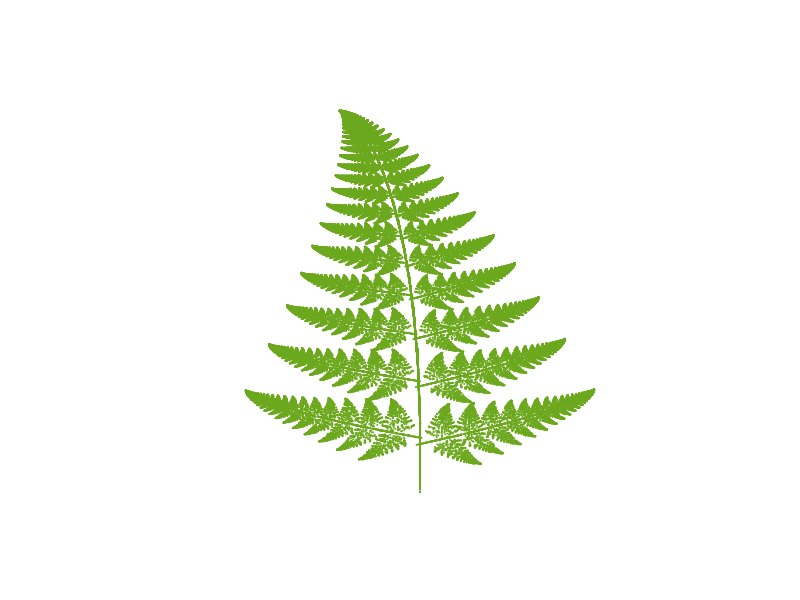
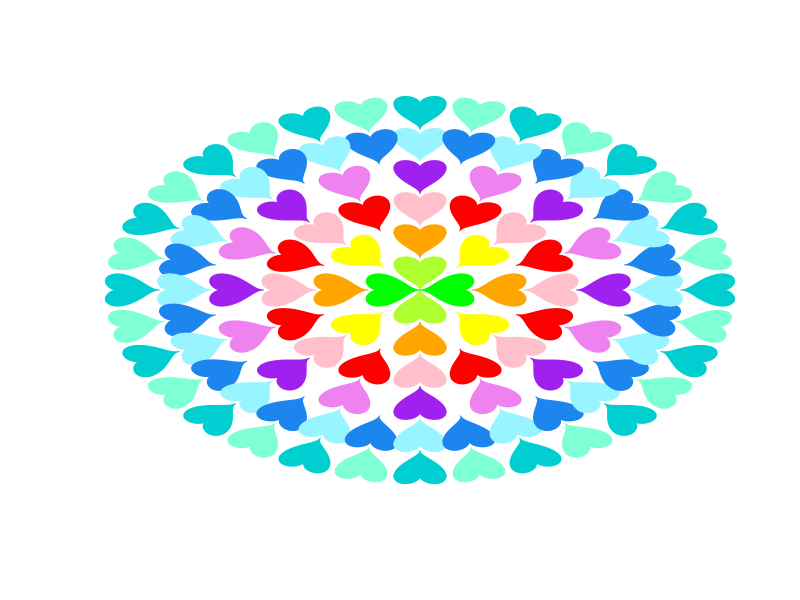
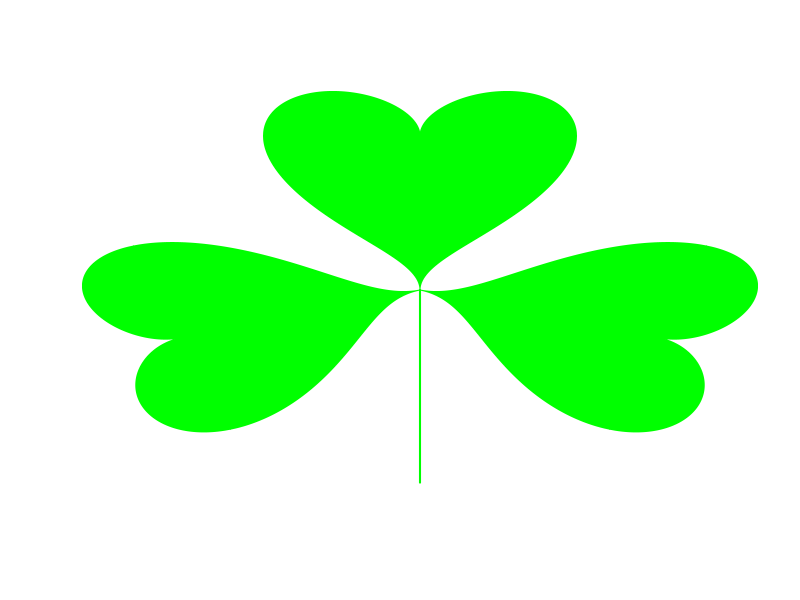
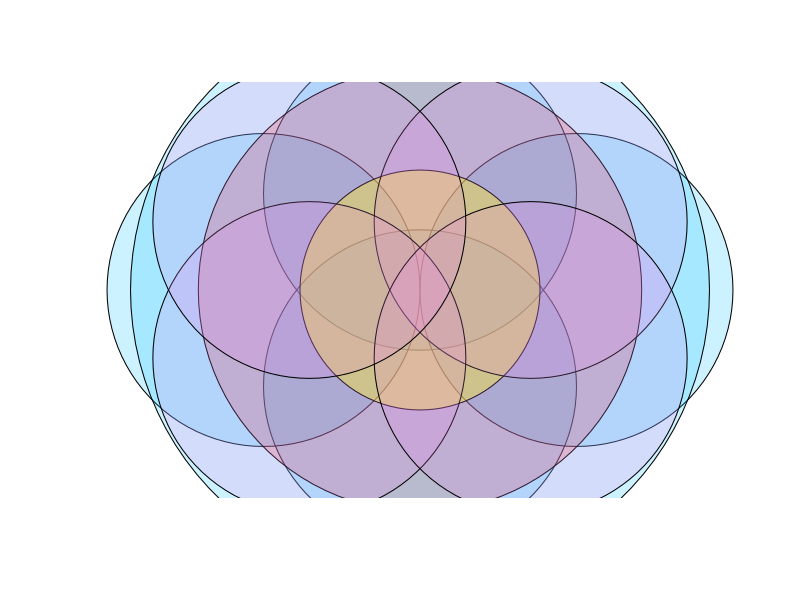
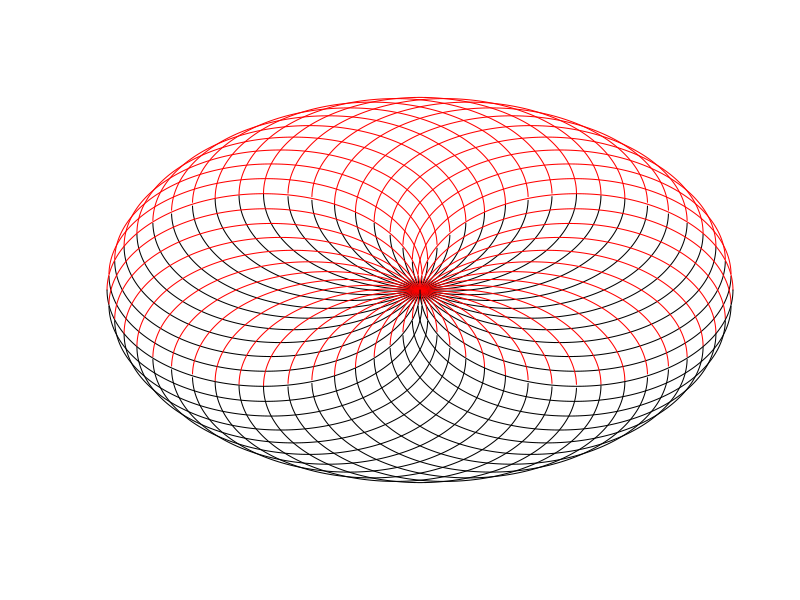
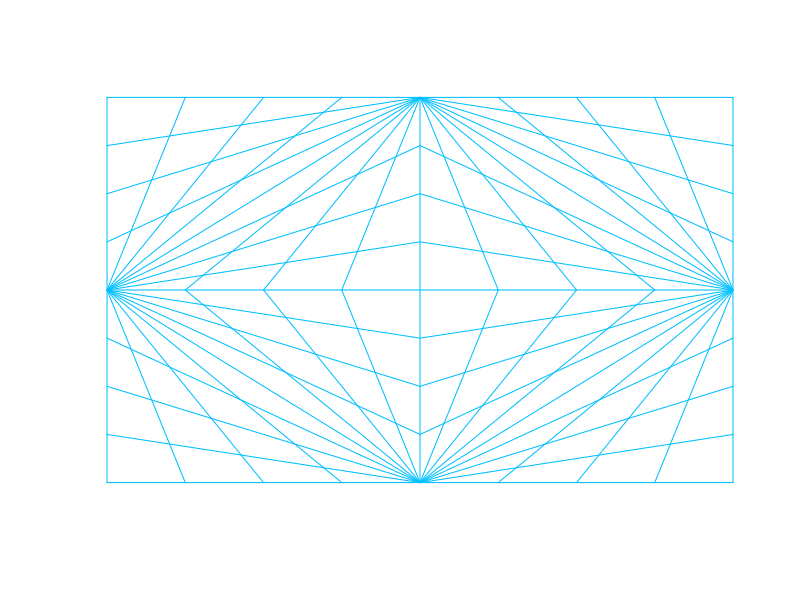
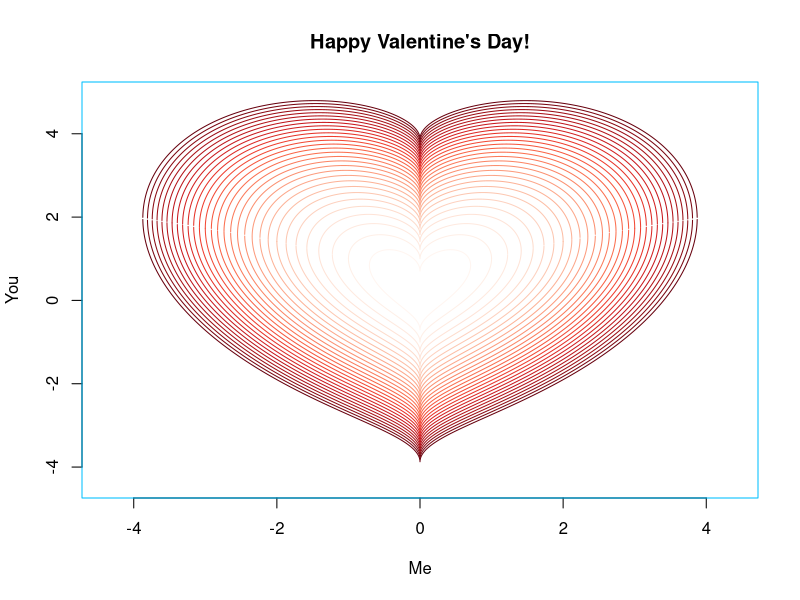
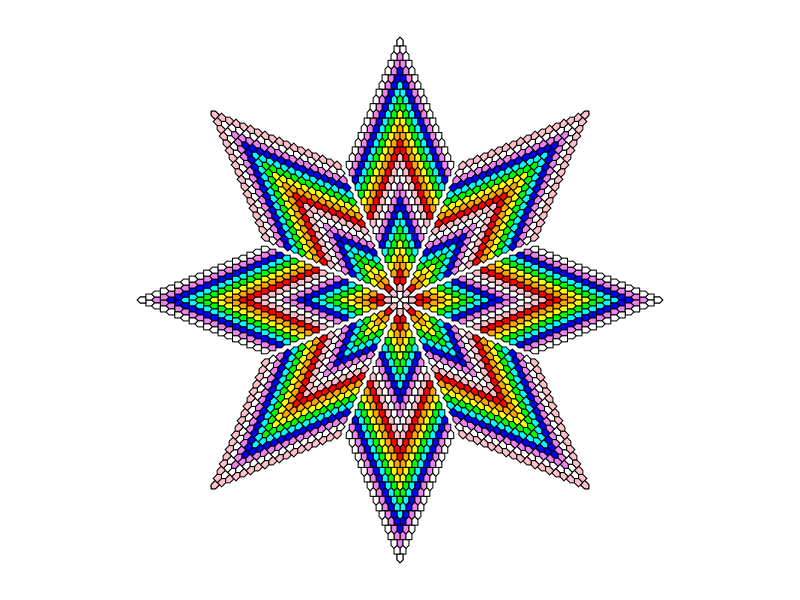

These figures' R source, in order:
## ---- chunk 1
knitr::opts_chunk$set(echo = TRUE)
## ---- chunk 2

# Barnsley's Fern

# Code from https://en.wikipedia.org/wiki/Barnsley_fern

# create function of the probability and the current point
fractal_fern2 <- function(x, p){
  if (p <= 0.02) {
    m <- matrix(c(0, 0, 0, 0.25), 2, 2)
    f <- c(0, -0.14)
  } else if (p <= 0.86) {
    m <- matrix(c(0.85, 0.02, -0.02, 0.83), 2, 2)
    f <- c(0, 1)
  } else if (p <= 0.93) {
    m <- matrix(c(0.09, -0.28, 0.3, 0.11), 2, 2)
    f <- c(0, 0.6)
  } else {
    m <- matrix(c(-0.09, -0.28, -0.3, 0.09), 2, 2)
    f <- c(0, 0.7)
  }
  m %*% x + f
}

# how many reps determines how detailed the fern will be
reps <- 100000

# create a vector with probability values, and a matrix to store coordinates
p <- runif(reps)

# initialise a point at the origin
coords <- c(0, 0)

# compute Fractal Coordinates
m <- Reduce(fractal_fern2, p, accumulate = T, init = coords)
m <- t(do.call(cbind, m))

# Create plot
plot(m, type = "p", cex = 0.1, col = "#6ca81d",
     xlim = c(-3, 3), ylim = c(0, 6), 
     xlab = NA, ylab = NA, axes = FALSE)
## ---- chunk 3
lim <- 12

# Draw a leaflet
oxalis <- function(x0, y0, rad, col) {
  x <- seq(-lim, lim, by = 0.001)
  y1 <- 4 / 5 * (sqrt(abs(x-x0)) + sqrt(1 - (x-x0) ^ 2)) + 0.8 + y0
  y2 <- 4 / 5 * (sqrt(abs(x-x0)) - sqrt(1 - (x-x0) ^ 2)) + 0.8 + y0
  xn1 <- x * cos(rad * pi) - y1 * sin(rad * pi)
  xn2 <- x * cos(rad * pi) - y2 * sin(rad * pi)
  yn1 <- x * sin(rad * pi) + y1 * cos(rad * pi)
  yn2 <- x * sin(rad * pi) + y2 * cos(rad * pi)
  polygon(c(xn1, xn2), c(yn1, yn2), col = col, border = col)
}

# Draw all the stuff
plot(1, type = "n", xlim = c(-lim, lim), ylim = c(-lim, lim), axes = F, ann = F
)

for(i in 1:4) {
  oxalis(0, 0, (i-1)/2, ifelse((-1)^i==1, "green", "greenyellow"))
}

for(i in 1:8) {
  oxalis(0, 2, (i-1)/4, ifelse((-1)^i==1, "yellow", "orange"))
}

for(i in 1:16) {
  oxalis(0, 4, (i-1)/8, ifelse((-1)^i==1, "red", "pink"))
}

for(i in 1:16) {
  oxalis(0, 6, (i-1)/8, ifelse((-1)^i==1, "violet", "purple"))
}

for(i in 1:32) {
  oxalis(0, 8, (i-1)/16, ifelse((-1)^i==1, "dodgerblue2", "cadetblue1"))
}

for(i in 1:32) {
  oxalis(0, 10, (i-1)/16, ifelse((-1)^i==1, "aquamarine1", "darkturquoise"))
}
## ---- chunk 4
x <- seq(-6, 6, by = 0.001)
y1 <- 4 / 5 * (sqrt(abs(x)) + sqrt(1 - x ^ 2)) + 0.8
y2 <- 4 / 5 * (sqrt(abs(x)) - sqrt(1 - x ^ 2)) + 0.8
plot(
  1,
  type = "n",
  xlim = c(-2, 2),
  ylim = c(-2, 2),
  axes = FALSE,
  ann = FALSE
)
polygon(c(x, x), c(y1, y2), col = "green", border = "green")

xn1 <- x * cos(3 / 5 * pi) - y1 * sin(3 / 5 * pi)
xn2 <- x * cos(3 / 5 * pi) - y2 * sin(3 / 5 * pi)
yn1 <- x * sin(3 / 5 * pi) + y1 * cos(3 / 5 * pi)
yn2 <- x * sin(3 / 5 * pi) + y2 * cos(3 / 5 * pi)
polygon(c(xn1, xn2), c(yn1, yn2), col = "green", border = "green")

xn1 <- x * cos(-3 / 5 * pi) - y1 * sin(-3 / 5 * pi)
xn2 <- x * cos(-3 / 5 * pi) - y2 * sin(-3 / 5 * pi)
yn1 <- x * sin(-3 / 5 * pi) + y1 * cos(-3 / 5 * pi)
yn2 <- x * sin(-3 / 5 * pi) + y2 * cos(-3 / 5 * pi)
polygon(c(xn1, xn2), c(yn1, yn2), col = "green", border = "green")

lines(
  x = c(0, 0),
  y = c(0, -2),
  col = "green",
  lwd = 2
)
## ---- chunk 5
library(plotrix)

a <- 3/sqrt(2)

mycol1 <- rgb(0, 191, 255, max = 255, alpha = 50, names = "deepskyblue")
mycol2 <- rgb(238, 130, 238, max = 255, alpha = 50, names = "violet")
mycol3 <- rgb(255, 255, 0, max = 255, alpha = 110, names = "yellow")
mycol4 <- rgb(255, 0, 0, max = 255, alpha = 50, names = "red")

plot(1, type="n", xlab="", ylab="", xlim=c(-6, 6), ylim=c(-6, 6), axes=F, ann=F)
draw.circle(x=0, y=3, radius=3, border="black", col=mycol1)
draw.circle(x=0, y=-3, radius=3, border="black", col=mycol1)
draw.circle(x=3, y=0, radius=3, border="black", col=mycol1)
draw.circle(x=-3, y=0, radius=3, border="black", col=mycol1)
draw.circle(x=0, y=0, radius=5.55, border="black", col=mycol1)
draw.circle(x=0, y=0, radius=4.25, border="black", col=mycol4)
draw.circle(x=0, y=0, radius=2.3, border="black", col=mycol3)
draw.circle(x=a, y=a, radius=3, border="black", col=mycol2)
draw.circle(x=-a, y=-a, radius=3, border="black", col=mycol2)
draw.circle(x=a, y=-a, radius=3, border="black", col=mycol2)
draw.circle(x=-a, y=a, radius=3, border="black", col=mycol2)
## ---- chunk 6
draw.circle <- function(x0=0, y0=0, r, border) {
  x <- seq(-1,1,by=0.0001)
  points(x, sqrt(r^2-(x-x0)^2)+y0, type="l", col=border)
  points(x, -sqrt(r^2-(x-x0)^2)+y0, type="l", col="black")
}

ymp <- function(n, b="black", x0=0, y0=0, radius=0.5) {
  plot(1, type="n", xlab="", ylab="", xlim=c(-1, 1), ylim=c(-1, 1), axes=F)
  for(i in 1:n) {
    draw.circle(x0=0.5*cos(i*(pi/(n/2))), y0=0.5*sin(i*(pi/(n/2))), r=radius, border=b)
  }
}

k <- 40
ymp(n=k, b="red")
## ---- chunk 7
par(col="deepskyblue")
plot(x=c(-1,1), y=c(0,0), type="l", ann=F, axes=F)
points(x=c(0,0), y=c(-1,1), type="l")

points(x=c(-1,0), y=c(0,1), type="l")
points(x=c(0,1), y=c(1,0), type="l")
points(x=c(0,1), y=c(-1,0), type="l")
points(x=c(-1,0), y=c(0,-1), type="l")

points(x=c(-1,-1), y=c(-1,1), type="l")
points(x=c(-1,1), y=c(1,1), type="l")
points(x=c(1,1), y=c(-1,1), type="l")
points(x=c(-1,1), y=c(-1,-1), type="l")

points(x=c(-1,-0.5), y=c(0,1), type="l")
points(x=c(0.5,1), y=c(1,0), type="l")
points(x=c(0.5,1), y=c(-1,0), type="l")
points(x=c(-1,-0.5), y=c(0,-1), type="l")

points(x=c(-1,-0.75), y=c(0,1), type="l")
points(x=c(0.75,1), y=c(1,0), type="l")
points(x=c(0.75,1), y=c(-1,0), type="l")
points(x=c(-1,-0.75), y=c(0,-1), type="l")

points(x=c(-1,-0.25), y=c(0,1), type="l")
points(x=c(0.25,1), y=c(1,0), type="l")
points(x=c(0.25,1), y=c(-1,0), type="l")
points(x=c(-1,-0.25), y=c(0,-1), type="l")

points(x=c(-0.5,0), y=c(0,1), type="l")
points(x=c(0,0.5), y=c(1,0), type="l")
points(x=c(0,0.5), y=c(-1,0), type="l")
points(x=c(-0.5,0), y=c(0,-1), type="l")

points(x=c(-0.75,0), y=c(0,1), type="l")
points(x=c(0,0.75), y=c(1,0), type="l")
points(x=c(0,0.75), y=c(-1,0), type="l")
points(x=c(-0.75,0), y=c(0,-1), type="l")

points(x=c(-0.25,0), y=c(0,1), type="l")
points(x=c(0,0.25), y=c(1,0), type="l")
points(x=c(0,0.25), y=c(-1,0), type="l")
points(x=c(-0.25,0), y=c(0,-1), type="l")

points(x=c(-1,0), y=c(0.5,1), type="l")
points(x=c(0,1), y=c(1,0.5), type="l")
points(x=c(0,1), y=c(-1,-0.5), type="l")
points(x=c(-1,0), y=c(-0.5,-1), type="l")

points(x=c(-1,0), y=c(0.75,1), type="l")
points(x=c(0,1), y=c(1,0.75), type="l")
points(x=c(0,1), y=c(-1,-0.75), type="l")
points(x=c(-1,0), y=c(-0.75,-1), type="l")

points(x=c(-1,0), y=c(0.25,1), type="l")
points(x=c(0,1), y=c(1,0.25), type="l")
points(x=c(0,1), y=c(-1,-0.25), type="l")
points(x=c(-1,0), y=c(-0.25,-1), type="l")

points(x=c(-1,0), y=c(0,0.5), type="l")
points(x=c(-1,0), y=c(0,0.25), type="l")
points(x=c(-1,0), y=c(0,0.75), type="l")

points(x=c(1,0), y=c(0,0.5), type="l")
points(x=c(1,0), y=c(0,0.25), type="l")
points(x=c(1,0), y=c(0,0.75), type="l")

points(x=c(-1,0), y=c(0,-0.5), type="l")
points(x=c(-1,0), y=c(0,-0.25), type="l")
points(x=c(-1,0), y=c(0,-0.75), type="l")

points(x=c(1,0), y=c(0,-0.5), type="l")
points(x=c(1,0), y=c(0,-0.25), type="l")
points(x=c(1,0), y=c(0,-0.75), type="l")
## ---- chunk 8
hyvaaYstavanpaivaa <- function(n) {
  
  require(RColorBrewer)
  
  if(n > 30 | n < 1) {
    cat("Anna 0 < n < 31")
  }
  
  else {
    
    h <- colorRampPalette(brewer.pal(9, "Reds"))(n)
    xmax <- sqrt(0.5 * n) + 0.5
    ymin <- -sqrt(0.5 * n) - 0.5
    ymax <- sqrt(0.5 * n) + 1
    
    plot(x=0, 
         y=0, 
         type="l", 
         lwd=1, 
         col="white", 
         xlim=c(-xmax, xmax), 
         ylim=c(ymin, ymax), 
         xlab="Me", 
         ylab="You", 
         main="Happy Valentine's Day!")
    
    for(i in 1:n) {
      
      x1 <- seq(0, xmax, by=0.0001)
      x <- c(0 - x1, x1)
      x <- unique(x)
      x <- x[order(x)]
      y1 <- sqrt(abs(x)) + sqrt(0.5 * i - x^2)
      y2 <- sqrt(abs(x)) - sqrt(0.5 * i - x^2)
      points(x, y1, type="l", lwd=1, col=h[i])
      points(x, y2, type="l", lwd=1, col=h[i])
      
    }
  }
}

hyvaaYstavanpaivaa(30)
## ---- chunk 9
rotx <- function(x, y, a=0) {
  zx <- x * cos(a) - y * sin(a)
  return(zx)
}

roty <- function(x, y, a=0) {
  zy <- x * sin(a) + y * cos(a)
  return(zy)
}


# Mittasuhteet
a <- 1                                   # katon sivu
b <- 1.355 * a                           # seina
h <- b + (1/sqrt(2)) * a                 # korkeus 
k <- h - b                               # katon korkeus
c <- sqrt(2) * a                         # pohja

# Kahden talon kappale
pala1 <- function(x, y, angle, color) {
  
  # Lahtokoordinaatit
  x2 <- x - 0.5 * c
  x4 <- x + 0.5 * c
  x9 <- x - c
  y2 <- y - k
  y3 <- y - h
  y6 <- y - 2* h
  y7 <- y - h - b
  px1 <- c(x, x2, x2, x4, x4)
  py1 <- c(y, y2, y3, y3, y2)
  px2 <- c(x2, x, x, x9, x9)
  py2 <- c(y6, y7, y3, y3, y7)
  
  # Kierretyt koordinaatit
  rx1 <- rotx(px1, py1, a=angle)
  ry1 <- roty(px1, py1, a=angle)
  rx2 <- rotx(px2, py2, a=angle)
  ry2 <- roty(px2, py2, a=angle)
  rx3 <- rotx(-px1, py1, a=angle)
  ry3 <- roty(-px1, py1, a=angle)
  rx4 <- rotx(-px2, py2, a=angle)
  ry4 <- roty(-px2, py2, a=angle)
  
  # Kaksi palaa ja peilikuvat
  polygon(rx1, ry1, col=color)
  polygon(rx2, ry2, col=color)
  polygon(rx3, ry3, col=color)
  polygon(rx4, ry4, col=color)
  
}

# Yhden talon kappale
pala2 <- function(x, y, angle, color) {
  
  # Lahtokoordinaatit
  x2 <- x - 0.5 * c
  x4 <- x + 0.5 * c
  y2 <- y - k
  y3 <- y - h
  px1 <- c(x, x2, x2, x4, x4)
  py1 <- c(y, y2, y3, y3, y2)
  
  # Kierretyt koordinaatit
  rx1 <- rotx(px1, py1, a=angle)
  ry1 <- roty(px1, py1, a=angle)
  rx2 <- rotx(-px1, py1, a=angle)
  ry2 <- roty(-px1, py1, a=angle)
  
  # Talo ja peilikuva
  polygon(rx1, ry1, col=color)
  polygon(rx2, ry2, col=color)
  
}  

tahti <- function(r, col) {
  
  # Riittavan pitka varivektori
  col1 <- rep(col, (r %/% length(col)) * length(col) + 1)
  
  # Tyhja kuva
  par(mar=c(0.5,0.5,0.5,0.5))
  plot(0, 0, pch=4, xlim=c(-(r+1)*h-r*b,(r+1)*h+r*b), ylim=c((-(r+1)*h-r*b),(r+1)*h+r*b),
       bty="n", axes=F, xlab=NA, ylab=NA, main=NA, sub=NA, asp=1)
  
  # Kulmat (45 asteen valein)
  ang <- c(0:3 * pi/2, seq(1, 7, by=2) * pi/4) 
  
  # Kerrosten 0 ja 1 x-koordinaattien alustus
  x0 <- c(0,-0.5*c,-0.5*c,0.5*c,0.5*c)
  x1 <- 0
  
  # Kerros 0
  for(j in 1:8) {
    col2 <- ifelse(j %in% 1:4, col1[1], col1[2])
    y0 <- if(j %in% 1:4) c(0,k,h,h,k) else c(0,k,h,h,k) + a
    polygon(x=rotx(x0, y0, ang[j]), y=roty(x0, y0, ang[j]), col=col2)
  }
  
  # Kerros 1
  for(j in 1:8) {
    col2 <- ifelse(j %in% 1:4, col1[2], col1[3])
    y1 <- ifelse(j %in% 1:4, 2 * h, 2 * h + a)
    pala2(x=x1, y=y1, angle=ang[j], color=col2)
  }
  
  # Kerrokset 2 - r
  if(r > 1) { 
    
    # Kerrosten lapikaynti
    for(i in 2:r) {
      
      # Kerroksen ylin karkikoordinaatti
      x <- 0
      y <- (i + 1) * h + (i - 1) * b
      
      # Parittomien kerrosten alin palikka
      if(i %% 2 != 0) {
        
        ux <- x - (i - 1) * 0.5 * c
        
        for(j in 1:8) {
          col3 <- ifelse(j %in% 1:4, col1[i+1], col1[i+2])
          uy <- if(j %in% 1:4) y - 0.5 * (i - 1) * (h + b) else y - 0.5 * (i - 1) * (h + b) + 1
          pala2(ux, uy, angle=ang[j], color=col3)
          
        }
      }
      
      # Loput palikat
      for(j in 1:(i %/% 2)) { 
        
        # Palikan ylimman karkipisteen x-koordinaatti
        px <- x - (j - 1) * c
        
        # Piirretaan sakara kerrallaan
        for(l in 1:8) { 
          col4 <- ifelse(l %in% 1:4, col1[i+1], col1[i+2])
          py <- if(l %in% 1:4) y - (j - 1) * (h + b) else y - (j - 1) * (h + b) + a
          pala1(px, py, angle=ang[l], color=col4)
          
        }
      }
    }    
  }
}

rainbow <- c("white","pink","red","orange","yellow","green","cyan","blue","violet")
tahti(18, rainbow)
## ---- chunk 10
# Kuvan alustus

# Tyhja matriisi
a <- matrix(NA, ncol=28, nrow=24)

# Matriisin tayttofunktio
pos <- function(color, row, col1, col2) {
  p <- c(NA,NA,NA)
  p[1] <- row
  p[2] <- col1
  p[3] <- col2
  a[p[1], c(p[2]:p[3],(29-p[2]):(29-p[3]))] <- color
  a
}

# Taytteet
color <- "yellow"
a <- pos(color,3,4,4)
a <- pos(color,4,4,5)
a <- pos(color,5,4,7)
a <- pos(color,6,4,8)
a <- pos(color,7,4,14)
a <- pos(color,8,4,14)
a <- pos(color,9,5,14)
a <- pos(color,10,6,14)
a <- pos(color,11,7,14)
a <- pos(color,12,7,14)
a <- pos(color,13,6,14)
a <- pos(color,14,6,14)
a <- pos(color,15,6,14)
a <- pos(color,16,6,14)
a <- pos(color,17,5,14)
a <- pos(color,18,5,14)
a <- pos(color,19,5,14)
a <- pos(color,20,6,14)
a <- pos(color,21,7,14)
a <- pos(color,22,9,14)
a <- pos(color,23,12,14)
color <- "black"
a <- pos(color,1,1,2)
a <- pos(color,2,1,4)
a <- pos(color,3,1,3)
a <- pos(color,3,5,5)
a <- pos(color,4,1,3)
a <- pos(color,4,6,7)
a <- pos(color,5,2,3)
a <- pos(color,5,8,8)
a <- pos(color,6,2,3)
a <- pos(color,6,9,10)
a <- pos(color,6,13,14)
a <- pos(color,7,3,3)
a <- pos(color,7,11,12)
a <- pos(color,8,3,3)
a <- pos(color,9,4,4)
a <- pos(color,10,5,5)
a <- pos(color,10,7,7)
a <- pos(color,11,6,6)
a <- pos(color,12,6,6)
a <- pos(color,13,5,5)
a <- pos(color,14,5,5)
a <- pos(color,15,5,5)
a <- pos(color,16,5,5)
a <- pos(color,17,4,4)
a <- pos(color,18,4,4)
a <- pos(color,19,4,4)
a <- pos(color,20,5,5)
a <- pos(color,21,6,6)
a <- pos(color,22,7,8)
a <- pos(color,23,9,11)
a <- pos(color,24,12,14)
a <- pos(color,13,9,10)
a <- pos(color,14,8,11)
a <- pos(color,15,8,11)
a <- pos(color,16,9,10)
a <- pos(color,16,14,14)
a <- pos(color,18,12,12)
a <- pos(color,18,14,14)
a <- pos(color,19,13,14)
a <- pos(color,20,13,14)
a <- pos(color,21,13,14)
a <- pos(color,22,14,14)
color <- "red"
a <- pos(color,17,7,8)
a <- pos(color,18,6,9)
a <- pos(color,19,6,9)
a <- pos(color,20,7,8)
a <- pos(color,20,14,14)
a <- pos(color,21,14,14)
color <- "white"
a <- pos(color,14,9,9)
a[is.na(a)] <- "white"

# Pikselifunktio
pixelate <- function(a) {
  
  plot(1,1,xlim=c(0,ncol(a)-2),ylim=c(-0.1,nrow(a)-1.9),pch="", xaxt="n", yaxt="n", xlab="", ylab="")
  
  for(c in 1:ncol(a)) {
    for(r in 1:nrow(a)) {
      cc <- ncol(a) - c
      rr <- nrow(a) - r
      polygon(x=c(cc-1,cc-1,cc,cc), y=c(rr-1,rr,rr,rr-1), col=a[r,c])
    }
  }
  
}

# Mita lie sielta tulee?
pixelate(a)
